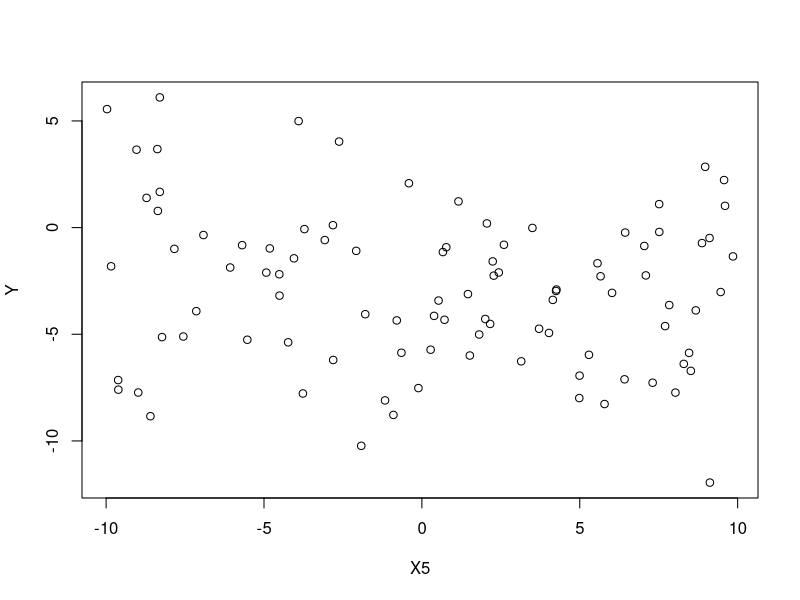

Here is the R script that generated this plot:
set.seed(151)

n <- 95

X5 <- runif(n, -10, 10)
X2 <- sample(c('blue pill', 'red pill'), n, replace=TRUE)
X9 <- sample(c(0, 1), n, replace=TRUE)

X3 <- sample(c('one fish', 'two fish', 'red fish', 'blue fish'), n, replace=TRUE)

X6 <- sample(c('steak', 'chicken', 'mystery meat'), n, replace=TRUE)

X8 <- runif(n, -10, 10)

red <- ifelse(X2 == 'red pill', 1, 0)

X9 <- runif(n, -10, 10)
low <- ifelse(X9 < 0, 1, 0)

beta0 <- -5
beta1 <- .6
beta2 <- .03
beta3 <- -.01

beta4 <- 3
beta5 <- -1.2
beta6 <- -.06
beta7 <- .02

beta8 <- 1
beta9 <- .1
beta10 <- 0
beta11 <- 0

beta12 <- 0
beta13 <- -.3
beta14 <- 0
beta15 <- 0

sigma <- 2.9

Y <- 
     beta0 + beta1*X5 + beta2*X5^2 + beta3*X5^3 +
     beta4*red + beta5*X5*red + beta6*X5^2*red + beta7*X5^3*red +
     beta8 + beta9*X5 +
     beta12*low + beta13*low*X5 +
  rnorm(n, 0, sigma)

myData <- data.frame(
            Y = Y
            ,
            X1 = rbeta(n,5,2)
            ,
            X2 = X2
            ,
            X3 = X3
            ,
            X4 = rf(n, 2, 5)
            ,
            X5 = X5
            ,
            X6 = X6
            ,
            X7 = sample(c('right','left'), n, replace=TRUE)
            ,
            X8 = runif(n, -20, 5)
            ,
            X9 = X9
            ,
            X10 = rbinom(n, 30, .5)
          )

plot(Y ~ X5, data = myData)

# pairs(myData)

mylm <- lm(Y ~ X5 + X2 + X5:X2 + X5:X9 + I(X5^2) + I(X5^3) + I(X5^2):X2 + I(X5^3):X2, data = myData)

summary(mylm)

b <- coef(mylm)

# curve(beta0 + beta1*x + beta2*x^2 + beta3*x^3, add=TRUE, col=palette()[1], lwd=4)
# curve((beta0 + beta4) + (beta1 + beta5)*x + (beta2 + beta6)*x^2 + (beta3 + beta7)*x^3, add=TRUE, col=palette()[1], lwd=4)
# abline(beta8, beta9)
# abline((beta8 + beta12), (beta9 + beta13))

# lm1 <- lm(Y ~ X4, data = myData)
# 
# lm(formula = Y ~ X1, data = myData)
# 
# palette(c("skyblue","orange"))
# pairs(cbind(R=lm1$res, fit=lm1$fit, myData), pch=16, cex=1, panel=panel.smooth, col.smooth="skyblue4", col=factor(myData$X1))
